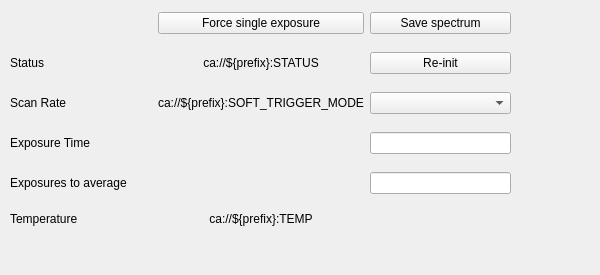
            <widget class="QWidget" name="tab_1_scroll_area">
             <property name="geometry">
              <rect>
               <x>0</x>
               <y>0</y>
               <width>600</width>
               <height>275</height>
              </rect>
             </property>
             <property name="sizePolicy">
              <sizepolicy hsizetype="Preferred" vsizetype="MinimumExpanding">
               <horstretch>0</horstretch>
               <verstretch>0</verstretch>
              </sizepolicy>
             </property>
             <property name="minimumSize">
              <size>
               <width>600</width>
               <height>275</height>
              </size>
             </property>
             <widget class="QWidget" name="gridLayoutWidget">
              <property name="geometry">
               <rect>
                <x>10</x>
                <y>0</y>
                <width>501</width>
                <height>238</height>
               </rect>
              </property>
              <layout class="QGridLayout" name="tab_1_grid">
               <property name="sizeConstraint">
                <enum>QLayout::SetDefaultConstraint</enum>
               </property>
               <item row="1" column="2">
                <widget class="PyDMPushButton" name="reinit_button">
                 <property name="toolTip">
                  <string/>
                 </property>
                 <property name="text">
                  <string>Re-init</string>
                 </property>
                 <property name="alarmSensitiveContent" stdset="0">
                  <bool>false</bool>
                 </property>
                 <property name="alarmSensitiveBorder" stdset="0">
                  <bool>false</bool>
                 </property>
                 <property name="PyDMToolTip" stdset="0">
                  <string/>
                 </property>
                 <property name="monitorDisp" stdset="0">
                  <bool>false</bool>
                 </property>
                 <property name="channel" stdset="0">
                  <string>ca://${prefix}:CLEAR_SPECTROMETER.PROC</string>
                 </property>
                 <property name="PyDMIcon" stdset="0">
                  <string>recycle</string>
                 </property>
                 <property name="PyDMIconColor" stdset="0">
                  <color>
                   <red>0</red>
                   <green>255</green>
                   <blue>127</blue>
                  </color>
                 </property>
                 <property name="passwordProtected" stdset="0">
                  <bool>false</bool>
                 </property>
                 <property name="password" stdset="0">
                  <string/>
                 </property>
                 <property name="protectedPassword" stdset="0">
                  <string/>
                 </property>
                 <property name="showConfirmDialog" stdset="0">
                  <bool>false</bool>
                 </property>
                 <property name="confirmMessage" stdset="0">
                  <string>Are you sure you want to proceed?</string>
                 </property>
                 <property name="pressValue" stdset="0">
                  <string>1</string>
                 </property>
                 <property name="releaseValue" stdset="0">
                  <string>0</string>
                 </property>
                 <property name="relativeChange" stdset="0">
                  <bool>false</bool>
                 </property>
                 <property name="writeWhenRelease" stdset="0">
                  <bool>false</bool>
                 </property>
                </widget>
               </item>
               <item row="3" column="2">
                <widget class="PyDMLineEdit" name="exposure_time_set">
                 <property name="toolTip">
                  <string/>
                 </property>
                 <property name="alignment">
                  <set>Qt::AlignCenter</set>
                 </property>
                 <property name="precision" stdset="0">
                  <number>0</number>
                 </property>
                 <property name="showUnits" stdset="0">
                  <bool>false</bool>
                 </property>
                 <property name="precisionFromPV" stdset="0">
                  <bool>true</bool>
                 </property>
                 <property name="alarmSensitiveContent" stdset="0">
                  <bool>false</bool>
                 </property>
                 <property name="alarmSensitiveBorder" stdset="0">
                  <bool>true</bool>
                 </property>
                 <property name="PyDMToolTip" stdset="0">
                  <string/>
                 </property>
                 <property name="monitorDisp" stdset="0">
                  <bool>false</bool>
                 </property>
                 <property name="channel" stdset="0">
                  <string>ca://${prefix}:SET_EXPOSURE_TIME</string>
                 </property>
                </widget>
               </item>
               <item row="0" column="1">
                <widget class="PyDMPushButton" name="force_trigger_button">
                 <property name="sizePolicy">
                  <sizepolicy hsizetype="Minimum" vsizetype="Fixed">
                   <horstretch>0</horstretch>
                   <verstretch>0</verstretch>
                  </sizepolicy>
                 </property>
                 <property name="toolTip">
                  <string/>
                 </property>
                 <property name="text">
                  <string>Force single exposure</string>
                 </property>
                 <property name="alarmSensitiveContent" stdset="0">
                  <bool>false</bool>
                 </property>
                 <property name="alarmSensitiveBorder" stdset="0">
                  <bool>false</bool>
                 </property>
                 <property name="PyDMToolTip" stdset="0">
                  <string/>
                 </property>
                 <property name="monitorDisp" stdset="0">
                  <bool>false</bool>
                 </property>
                 <property name="channel" stdset="0">
                  <string>ca://${prefix}:START_EXPOSURE.PROC</string>
                 </property>
                 <property name="PyDMIcon" stdset="0">
                  <string/>
                 </property>
                 <property name="passwordProtected" stdset="0">
                  <bool>false</bool>
                 </property>
                 <property name="password" stdset="0">
                  <string/>
                 </property>
                 <property name="protectedPassword" stdset="0">
                  <string/>
                 </property>
                 <property name="showConfirmDialog" stdset="0">
                  <bool>false</bool>
                 </property>
                 <property name="confirmMessage" stdset="0">
                  <string>Are you sure you want to proceed?</string>
                 </property>
                 <property name="pressValue" stdset="0">
                  <string>1</string>
                 </property>
                 <property name="releaseValue" stdset="0">
                  <string>None</string>
                 </property>
                 <property name="relativeChange" stdset="0">
                  <bool>false</bool>
                 </property>
                 <property name="writeWhenRelease" stdset="0">
                  <bool>false</bool>
                 </property>
                </widget>
               </item>
               <item row="3" column="0">
                <widget class="QLabel" name="exposure_time_label">
                 <property name="text">
                  <string>Exposure Time</string>
                 </property>
                 <property name="alignment">
                  <set>Qt::AlignLeading|Qt::AlignLeft|Qt::AlignVCenter</set>
                 </property>
                </widget>
               </item>
               <item row="2" column="1">
                <widget class="PyDMLabel" name="scan_rate_get">
                 <property name="sizePolicy">
                  <sizepolicy hsizetype="Preferred" vsizetype="Fixed">
                   <horstretch>0</horstretch>
                   <verstretch>0</verstretch>
                  </sizepolicy>
                 </property>
                 <property name="toolTip">
                  <string/>
                 </property>
                 <property name="text">
                  <string>ca://${prefix}:SOFT_TRIGGER_MODE</string>
                 </property>
                 <property name="alignment">
                  <set>Qt::AlignCenter</set>
                 </property>
                 <property name="precision" stdset="0">
                  <number>0</number>
                 </property>
                 <property name="showUnits" stdset="0">
                  <bool>false</bool>
                 </property>
                 <property name="precisionFromPV" stdset="0">
                  <bool>true</bool>
                 </property>
                 <property name="alarmSensitiveContent" stdset="0">
                  <bool>false</bool>
                 </property>
                 <property name="alarmSensitiveBorder" stdset="0">
                  <bool>true</bool>
                 </property>
                 <property name="PyDMToolTip" stdset="0">
                  <string/>
                 </property>
                 <property name="channel" stdset="0">
                  <string>ca://${prefix}:SOFT_TRIGGER_MODE</string>
                 </property>
                </widget>
               </item>
               <item row="5" column="0">
                <widget class="QLabel" name="temperature_label">
                 <property name="text">
                  <string>Temperature</string>
                 </property>
                 <property name="alignment">
                  <set>Qt::AlignLeading|Qt::AlignLeft|Qt::AlignVCenter</set>
                 </property>
                </widget>
               </item>
               <item row="0" column="2">
                <widget class="PyDMPushButton" name="save_spectra_button">
                 <property name="toolTip">
                  <string/>
                 </property>
                 <property name="text">
                  <string>Save spectrum</string>
                 </property>
                 <property name="alarmSensitiveContent" stdset="0">
                  <bool>false</bool>
                 </property>
                 <property name="alarmSensitiveBorder" stdset="0">
                  <bool>false</bool>
                 </property>
                 <property name="PyDMToolTip" stdset="0">
                  <string>Save current spectrum to disk</string>
                 </property>
                 <property name="monitorDisp" stdset="0">
                  <bool>false</bool>
                 </property>
                 <property name="channel" stdset="0">
                  <string/>
                 </property>
                 <property name="PyDMIcon" stdset="0">
                  <string>save</string>
                 </property>
                 <property name="PyDMIconColor" stdset="0">
                  <color>
                   <red>0</red>
                   <green>170</green>
                   <blue>255</blue>
                  </color>
                 </property>
                 <property name="passwordProtected" stdset="0">
                  <bool>false</bool>
                 </property>
                 <property name="password" stdset="0">
                  <string/>
                 </property>
                 <property name="protectedPassword" stdset="0">
                  <string/>
                 </property>
                 <property name="showConfirmDialog" stdset="0">
                  <bool>false</bool>
                 </property>
                 <property name="confirmMessage" stdset="0">
                  <string/>
                 </property>
                 <property name="pressValue" stdset="0">
                  <string/>
                 </property>
                 <property name="releaseValue" stdset="0">
                  <string/>
                 </property>
                 <property name="relativeChange" stdset="0">
                  <bool>false</bool>
                 </property>
                 <property name="writeWhenRelease" stdset="0">
                  <bool>false</bool>
                 </property>
                </widget>
               </item>
               <item row="4" column="0">
                <widget class="QLabel" name="exposures_avg_label">
                 <property name="text">
                  <string>Exposures to average</string>
                 </property>
                 <property name="alignment">
                  <set>Qt::AlignLeading|Qt::AlignLeft|Qt::AlignVCenter</set>
                 </property>
                </widget>
               </item>
               <item row="3" column="1">
                <widget class="PyDMLabel" name="exposure_time_get">
                 <property name="sizePolicy">
                  <sizepolicy hsizetype="Expanding" vsizetype="Fixed">
                   <horstretch>0</horstretch>
                   <verstretch>0</verstretch>
                  </sizepolicy>
                 </property>
                 <property name="toolTip">
                  <string/>
                 </property>
                 <property name="textFormat">
                  <enum>Qt::PlainText</enum>
                 </property>
                 <property name="alignment">
                  <set>Qt::AlignCenter</set>
                 </property>
                 <property name="precision" stdset="0">
                  <number>0</number>
                 </property>
                 <property name="showUnits" stdset="0">
                  <bool>true</bool>
                 </property>
                 <property name="precisionFromPV" stdset="0">
                  <bool>true</bool>
                 </property>
                 <property name="alarmSensitiveContent" stdset="0">
                  <bool>false</bool>
                 </property>
                 <property name="alarmSensitiveBorder" stdset="0">
                  <bool>true</bool>
                 </property>
                 <property name="PyDMToolTip" stdset="0">
                  <string/>
                 </property>
                 <property name="channel" stdset="0">
                  <string>ca://${prefix}:GET_EXPOSURE_TIME</string>
                 </property>
                 <property name="enableRichText" stdset="0">
                  <bool>false</bool>
                 </property>
                </widget>
               </item>
               <item row="1" column="0">
                <widget class="QLabel" name="status_label">
                 <property name="sizePolicy">
                  <sizepolicy hsizetype="Expanding" vsizetype="Fixed">
                   <horstretch>0</horstretch>
                   <verstretch>0</verstretch>
                  </sizepolicy>
                 </property>
                 <property name="text">
                  <string>Status</string>
                 </property>
                 <property name="alignment">
                  <set>Qt::AlignLeading|Qt::AlignLeft|Qt::AlignVCenter</set>
                 </property>
                </widget>
               </item>
               <item row="4" column="1">
                <widget class="PyDMLabel" name="exposures_avg_get">
                 <property name="sizePolicy">
                  <sizepolicy hsizetype="Expanding" vsizetype="Fixed">
                   <horstretch>0</horstretch>
                   <verstretch>0</verstretch>
                  </sizepolicy>
                 </property>
                 <property name="toolTip">
                  <string/>
                 </property>
                 <property name="textFormat">
                  <enum>Qt::PlainText</enum>
                 </property>
                 <property name="alignment">
                  <set>Qt::AlignCenter</set>
                 </property>
                 <property name="precision" stdset="0">
                  <number>0</number>
                 </property>
                 <property name="showUnits" stdset="0">
                  <bool>false</bool>
                 </property>
                 <property name="precisionFromPV" stdset="0">
                  <bool>true</bool>
                 </property>
                 <property name="alarmSensitiveContent" stdset="0">
                  <bool>false</bool>
                 </property>
                 <property name="alarmSensitiveBorder" stdset="0">
                  <bool>true</bool>
                 </property>
                 <property name="PyDMToolTip" stdset="0">
                  <string/>
                 </property>
                 <property name="channel" stdset="0">
                  <string>ca://${prefix}:SET_AVG_CNT</string>
                 </property>
                 <property name="enableRichText" stdset="0">
                  <bool>false</bool>
                 </property>
                </widget>
               </item>
               <item row="2" column="2">
                <widget class="PyDMEnumComboBox" name="scan_rate_combo">
                 <property name="sizePolicy">
                  <sizepolicy hsizetype="Preferred" vsizetype="Preferred">
                   <horstretch>0</horstretch>
                   <verstretch>0</verstretch>
                  </sizepolicy>
                 </property>
                 <property name="toolTip">
                  <string/>
                 </property>
                 <property name="alarmSensitiveContent" stdset="0">
                  <bool>false</bool>
                 </property>
                 <property name="alarmSensitiveBorder" stdset="0">
                  <bool>true</bool>
                 </property>
                 <property name="PyDMToolTip" stdset="0">
                  <string/>
                 </property>
                 <property name="channel" stdset="0">
                  <string>ca://${prefix}:SOFT_TRIGGER_MODE</string>
                 </property>
                </widget>
               </item>
               <item row="1" column="1">
                <widget class="PyDMLabel" name="status">
                 <property name="sizePolicy">
                  <sizepolicy hsizetype="Expanding" vsizetype="Fixed">
                   <horstretch>0</horstretch>
                   <verstretch>0</verstretch>
                  </sizepolicy>
                 </property>
                 <property name="baseSize">
                  <size>
                   <width>0</width>
                   <height>18</height>
                  </size>
                 </property>
                 <property name="toolTip">
                  <string/>
                 </property>
                 <property name="text">
                  <string>ca://${prefix}:STATUS</string>
                 </property>
                 <property name="textFormat">
                  <enum>Qt::PlainText</enum>
                 </property>
                 <property name="alignment">
                  <set>Qt::AlignCenter</set>
                 </property>
                 <property name="precision" stdset="0">
                  <number>0</number>
                 </property>
                 <property name="showUnits" stdset="0">
                  <bool>false</bool>
                 </property>
                 <property name="precisionFromPV" stdset="0">
                  <bool>true</bool>
                 </property>
                 <property name="alarmSensitiveContent" stdset="0">
                  <bool>false</bool>
                 </property>
                 <property name="alarmSensitiveBorder" stdset="0">
                  <bool>true</bool>
                 </property>
                 <property name="PyDMToolTip" stdset="0">
                  <string/>
                 </property>
                 <property name="channel" stdset="0">
                  <string>ca://${prefix}:STATUS</string>
                 </property>
                 <property name="enableRichText" stdset="0">
                  <bool>false</bool>
                 </property>
                </widget>
               </item>
               <item row="2" column="0">
                <widget class="QLabel" name="scan_rate_label">
                 <property name="text">
                  <string>Scan Rate</string>
                 </property>
                 <property name="alignment">
                  <set>Qt::AlignLeading|Qt::AlignLeft|Qt::AlignVCenter</set>
                 </property>
                </widget>
               </item>
               <item row="4" column="2">
                <widget class="PyDMLineEdit" name="exposures_avg_set">
                 <property name="toolTip">
                  <string/>
                 </property>
                 <property name="alignment">
                  <set>Qt::AlignCenter</set>
                 </property>
                 <property name="precision" stdset="0">
                  <number>0</number>
                 </property>
                 <property name="showUnits" stdset="0">
                  <bool>false</bool>
                 </property>
                 <property name="precisionFromPV" stdset="0">
                  <bool>true</bool>
                 </property>
                 <property name="alarmSensitiveContent" stdset="0">
                  <bool>false</bool>
                 </property>
                 <property name="alarmSensitiveBorder" stdset="0">
                  <bool>true</bool>
                 </property>
                 <property name="PyDMToolTip" stdset="0">
                  <string/>
                 </property>
                 <property name="monitorDisp" stdset="0">
                  <bool>false</bool>
                 </property>
                 <property name="channel" stdset="0">
                  <string>ca://${prefix}:SET_AVG_CNT</string>
                 </property>
                </widget>
               </item>
               <item row="5" column="1">
                <widget class="PyDMLabel" name="temperature">
                 <property name="sizePolicy">
                  <sizepolicy hsizetype="Preferred" vsizetype="Fixed">
                   <horstretch>0</horstretch>
                   <verstretch>0</verstretch>
                  </sizepolicy>
                 </property>
                 <property name="toolTip">
                  <string/>
                 </property>
                 <property name="text">
                  <string>ca://${prefix}:TEMP</string>
                 </property>
                 <property name="alignment">
                  <set>Qt::AlignCenter</set>
                 </property>
                 <property name="precision" stdset="0">
                  <number>0</number>
                 </property>
                 <property name="showUnits" stdset="0">
                  <bool>true</bool>
                 </property>
                 <property name="precisionFromPV" stdset="0">
                  <bool>true</bool>
                 </property>
                 <property name="alarmSensitiveContent" stdset="0">
                  <bool>false</bool>
                 </property>
                 <property name="alarmSensitiveBorder" stdset="0">
                  <bool>true</bool>
                 </property>
                 <property name="PyDMToolTip" stdset="0">
                  <string/>
                 </property>
                 <property name="channel" stdset="0">
                  <string>ca://${prefix}:TEMP</string>
                 </property>
                 <property name="enableRichText" stdset="0">
                  <bool>false</bool>
                 </property>
                </widget>
               </item>
              </layout>
             </widget>
            </widget>
